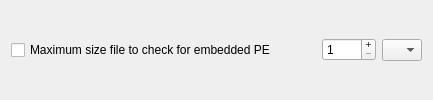
        <widget class="QFrame" name="frame06">
         <property name="frameShape">
          <enum>QFrame::NoFrame</enum>
         </property>
         <property name="frameShadow">
          <enum>QFrame::Raised</enum>
         </property>
         <layout class="QHBoxLayout" name="horizontalLayout_6">
          <property name="topMargin">
           <number>1</number>
          </property>
          <property name="bottomMargin">
           <number>1</number>
          </property>
          <item>
           <widget class="QCheckBox" name="maxSizeFileForPECheckBox">
            <property name="text">
             <string>Maximum size file to check for embedded PE</string>
            </property>
           </widget>
          </item>
          <item>
           <spacer name="horizontalSpacer_7">
            <property name="orientation">
             <enum>Qt::Horizontal</enum>
            </property>
            <property name="sizeHint" stdset="0">
             <size>
              <width>40</width>
              <height>20</height>
             </size>
            </property>
           </spacer>
          </item>
          <item>
           <widget class="QSpinBox" name="maxSizeFileForPESpinBox">
            <property name="buttonSymbols">
             <enum>QAbstractSpinBox::PlusMinus</enum>
            </property>
            <property name="minimum">
             <number>1</number>
            </property>
            <property name="maximum">
             <number>2048</number>
            </property>
           </widget>
          </item>
          <item>
           <widget class="QComboBox" name="maxSizeFileForPEComboBox">
            <item>
             <property name="text">
              <string/>
             </property>
            </item>
            <item>
             <property name="text">
              <string>K</string>
             </property>
            </item>
            <item>
             <property name="text">
              <string>M</string>
             </property>
            </item>
           </widget>
          </item>
         </layout>
        </widget>
